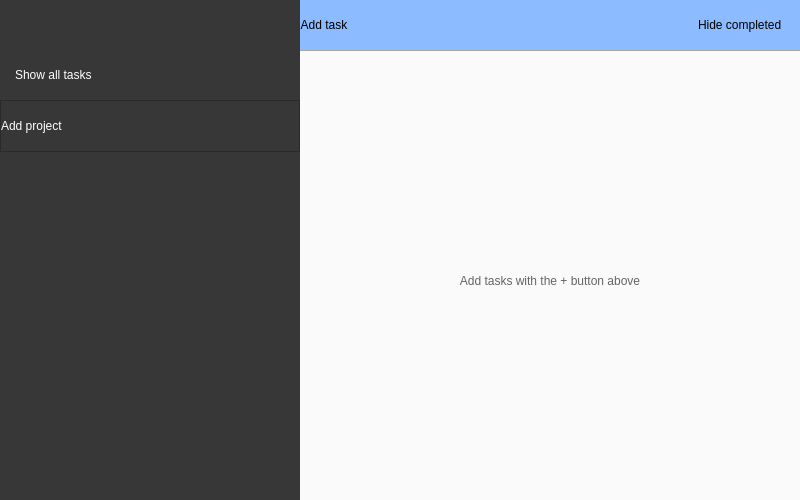
<?xml version="1.0" encoding="UTF-8"?>
<ui version="4.0">
 <class>main_window</class>
 <widget class="QMainWindow" name="main_window">
  <property name="geometry">
   <rect>
    <x>0</x>
    <y>0</y>
    <width>800</width>
    <height>500</height>
   </rect>
  </property>
  <property name="minimumSize">
   <size>
    <width>800</width>
    <height>500</height>
   </size>
  </property>
  <property name="font">
   <font>
    <family>Segoe UI Light</family>
    <pointsize>12</pointsize>
    <weight>50</weight>
    <italic>false</italic>
    <bold>false</bold>
   </font>
  </property>
  <property name="windowTitle">
   <string>MainWindow</string>
  </property>
  <property name="styleSheet">
   <string notr="true">font: 12pt &quot;Segoe UI Light&quot;;</string>
  </property>
  <property name="iconSize">
   <size>
    <width>64</width>
    <height>64</height>
   </size>
  </property>
  <widget class="QWidget" name="centralwidget">
   <layout class="QHBoxLayout" name="vertical_layout">
    <property name="spacing">
     <number>0</number>
    </property>
    <property name="leftMargin">
     <number>0</number>
    </property>
    <property name="topMargin">
     <number>0</number>
    </property>
    <property name="rightMargin">
     <number>0</number>
    </property>
    <property name="bottomMargin">
     <number>0</number>
    </property>
    <item>
     <widget class="QFrame" name="sidebar_frame">
      <property name="maximumSize">
       <size>
        <width>300</width>
        <height>16777215</height>
       </size>
      </property>
      <property name="styleSheet">
       <string notr="true">.QFrame {
	background: rgb(55, 55, 55);
}
.QPushButton {
	color: white;
	background: rgba(0, 0, 0, 0);
	border: none;
}
.QPushButton:hover:!pressed {
	background: rgba(0, 0, 0, 40);
}
</string>
      </property>
      <layout class="QVBoxLayout" name="vertical_layout_3">
       <property name="spacing">
        <number>0</number>
       </property>
       <property name="leftMargin">
        <number>0</number>
       </property>
       <property name="topMargin">
        <number>0</number>
       </property>
       <property name="rightMargin">
        <number>0</number>
       </property>
       <property name="bottomMargin">
        <number>0</number>
       </property>
       <item>
        <widget class="QFrame" name="sidebar_btn_frame">
         <property name="sizePolicy">
          <sizepolicy hsizetype="Preferred" vsizetype="Fixed">
           <horstretch>0</horstretch>
           <verstretch>0</verstretch>
          </sizepolicy>
         </property>
         <property name="frameShape">
          <enum>QFrame::NoFrame</enum>
         </property>
         <property name="frameShadow">
          <enum>QFrame::Raised</enum>
         </property>
         <layout class="QVBoxLayout" name="vertical_layout_4">
          <property name="spacing">
           <number>0</number>
          </property>
          <property name="leftMargin">
           <number>0</number>
          </property>
          <property name="topMargin">
           <number>0</number>
          </property>
          <property name="rightMargin">
           <number>0</number>
          </property>
          <property name="bottomMargin">
           <number>0</number>
          </property>
          <item>
           <widget class="QPushButton" name="toggle_menu_btn">
            <property name="sizePolicy">
             <sizepolicy hsizetype="Preferred" vsizetype="Fixed">
              <horstretch>0</horstretch>
              <verstretch>0</verstretch>
             </sizepolicy>
            </property>
            <property name="minimumSize">
             <size>
              <width>0</width>
              <height>50</height>
             </size>
            </property>
            <property name="styleSheet">
             <string notr="true">text-align: left;</string>
            </property>
            <property name="text">
             <string/>
            </property>
            <property name="iconSize">
             <size>
              <width>50</width>
              <height>50</height>
             </size>
            </property>
           </widget>
          </item>
          <item>
           <widget class="QPushButton" name="all_projects_btn">
            <property name="sizePolicy">
             <sizepolicy hsizetype="Expanding" vsizetype="Fixed">
              <horstretch>0</horstretch>
              <verstretch>0</verstretch>
             </sizepolicy>
            </property>
            <property name="minimumSize">
             <size>
              <width>0</width>
              <height>50</height>
             </size>
            </property>
            <property name="styleSheet">
             <string notr="true">padding-left: 15px;
text-align:left;</string>
            </property>
            <property name="text">
             <string>Show all tasks</string>
            </property>
           </widget>
          </item>
         </layout>
        </widget>
       </item>
       <item>
        <widget class="QScrollArea" name="projects_scroll">
         <property name="sizePolicy">
          <sizepolicy hsizetype="Expanding" vsizetype="Expanding">
           <horstretch>0</horstretch>
           <verstretch>0</verstretch>
          </sizepolicy>
         </property>
         <property name="styleSheet">
          <string notr="true">.QScrollArea {
	border: 0px solid;
}
.QWidget{
	background: rgb(55, 55, 55);
}</string>
         </property>
         <property name="widgetResizable">
          <bool>true</bool>
         </property>
         <widget class="QWidget" name="projects_content">
          <property name="geometry">
           <rect>
            <x>0</x>
            <y>0</y>
            <width>300</width>
            <height>400</height>
           </rect>
          </property>
          <property name="sizePolicy">
           <sizepolicy hsizetype="Preferred" vsizetype="Minimum">
            <horstretch>0</horstretch>
            <verstretch>0</verstretch>
           </sizepolicy>
          </property>
          <layout class="QVBoxLayout" name="vertical_layout_5">
           <property name="spacing">
            <number>0</number>
           </property>
           <property name="leftMargin">
            <number>0</number>
           </property>
           <property name="topMargin">
            <number>0</number>
           </property>
           <property name="rightMargin">
            <number>0</number>
           </property>
           <property name="bottomMargin">
            <number>0</number>
           </property>
           <item alignment="Qt::AlignTop">
            <widget class="QFrame" name="projects_area">
             <property name="maximumSize">
              <size>
               <width>300</width>
               <height>16777215</height>
              </size>
             </property>
             <property name="frameShape">
              <enum>QFrame::StyledPanel</enum>
             </property>
             <property name="frameShadow">
              <enum>QFrame::Raised</enum>
             </property>
             <layout class="QVBoxLayout" name="vertical_layout_11">
              <property name="spacing">
               <number>0</number>
              </property>
              <property name="leftMargin">
               <number>0</number>
              </property>
              <property name="topMargin">
               <number>0</number>
              </property>
              <property name="rightMargin">
               <number>0</number>
              </property>
              <property name="bottomMargin">
               <number>0</number>
              </property>
              <item>
               <widget class="QPushButton" name="create_project_btn">
                <property name="sizePolicy">
                 <sizepolicy hsizetype="Preferred" vsizetype="Fixed">
                  <horstretch>0</horstretch>
                  <verstretch>0</verstretch>
                 </sizepolicy>
                </property>
                <property name="minimumSize">
                 <size>
                  <width>0</width>
                  <height>50</height>
                 </size>
                </property>
                <property name="styleSheet">
                 <string notr="true">text-align: left;</string>
                </property>
                <property name="text">
                 <string>Add project</string>
                </property>
               </widget>
              </item>
             </layout>
            </widget>
           </item>
          </layout>
         </widget>
        </widget>
       </item>
      </layout>
     </widget>
    </item>
    <item>
     <widget class="QFrame" name="content">
      <property name="styleSheet">
       <string notr="true">.QFrame{
	background: rgb(167, 167, 167);
}</string>
      </property>
      <property name="frameShape">
       <enum>QFrame::NoFrame</enum>
      </property>
      <property name="frameShadow">
       <enum>QFrame::Raised</enum>
      </property>
      <layout class="QVBoxLayout" name="vertical_layout_2">
       <property name="spacing">
        <number>1</number>
       </property>
       <property name="leftMargin">
        <number>0</number>
       </property>
       <property name="topMargin">
        <number>0</number>
       </property>
       <property name="rightMargin">
        <number>0</number>
       </property>
       <property name="bottomMargin">
        <number>0</number>
       </property>
       <item>
        <widget class="QFrame" name="top_bar_frame">
         <property name="maximumSize">
          <size>
           <width>16777215</width>
           <height>50</height>
          </size>
         </property>
         <property name="styleSheet">
          <string notr="true">.QFrame {
	background: rgb(140, 187, 255);
	background-image: url(./res/icons/banner.png);
}
</string>
         </property>
         <property name="frameShape">
          <enum>QFrame::NoFrame</enum>
         </property>
         <property name="frameShadow">
          <enum>QFrame::Raised</enum>
         </property>
         <layout class="QHBoxLayout" name="horizontal:layout">
          <property name="spacing">
           <number>0</number>
          </property>
          <property name="leftMargin">
           <number>0</number>
          </property>
          <property name="topMargin">
           <number>0</number>
          </property>
          <property name="rightMargin">
           <number>0</number>
          </property>
          <property name="bottomMargin">
           <number>0</number>
          </property>
          <item alignment="Qt::AlignHCenter">
           <widget class="QPushButton" name="create_task_btn">
            <property name="minimumSize">
             <size>
              <width>50</width>
              <height>50</height>
             </size>
            </property>
            <property name="styleSheet">
             <string notr="true">.QPushButton {
	background: rgba(0, 0, 0, 0);
	border: none;
	padding-right: 17px;
}
.QPushButton:hover:!pressed {
	background: rgba(0, 0, 0, 50);
}
</string>
            </property>
            <property name="text">
             <string>Add task</string>
            </property>
            <property name="iconSize">
             <size>
              <width>50</width>
              <height>50</height>
             </size>
            </property>
           </widget>
          </item>
          <item>
           <spacer name="spacer">
            <property name="orientation">
             <enum>Qt::Horizontal</enum>
            </property>
            <property name="sizeHint" stdset="0">
             <size>
              <width>0</width>
              <height>0</height>
             </size>
            </property>
           </spacer>
          </item>
          <item>
           <widget class="QCheckBox" name="hide_done_tasks_check">
            <property name="sizePolicy">
             <sizepolicy hsizetype="Minimum" vsizetype="Expanding">
              <horstretch>0</horstretch>
              <verstretch>0</verstretch>
             </sizepolicy>
            </property>
            <property name="styleSheet">
             <string notr="true">QCheckBox {
	background: rgba(0, 0, 0, 0);
	padding-left: 17px;
	padding-right: 17px;
}
QCheckBox:hover:!pressed {
	background: rgba(0, 0, 0, 50);
}
</string>
            </property>
            <property name="text">
             <string>Hide completed</string>
            </property>
            <property name="tristate">
             <bool>false</bool>
            </property>
           </widget>
          </item>
         </layout>
        </widget>
       </item>
       <item>
        <widget class="QScrollArea" name="timeline_scroll">
         <property name="styleSheet">
          <string notr="true">.QScrollArea {
	border: 0px solid;
}</string>
         </property>
         <property name="widgetResizable">
          <bool>true</bool>
         </property>
         <widget class="QWidget" name="timeline_contents">
          <property name="geometry">
           <rect>
            <x>0</x>
            <y>0</y>
            <width>500</width>
            <height>449</height>
           </rect>
          </property>
          <property name="styleSheet">
           <string notr="true">background: rgb(250, 250, 250);</string>
          </property>
          <layout class="QVBoxLayout" name="vertical_layout_9">
           <property name="spacing">
            <number>0</number>
           </property>
           <property name="leftMargin">
            <number>0</number>
           </property>
           <property name="topMargin">
            <number>0</number>
           </property>
           <property name="rightMargin">
            <number>0</number>
           </property>
           <property name="bottomMargin">
            <number>0</number>
           </property>
           <item alignment="Qt::AlignTop">
            <widget class="QFrame" name="timeline_area">
             <layout class="QVBoxLayout" name="vertical_layout_10">
              <property name="spacing">
               <number>10</number>
              </property>
              <property name="leftMargin">
               <number>15</number>
              </property>
              <property name="topMargin">
               <number>15</number>
              </property>
              <property name="rightMargin">
               <number>15</number>
              </property>
              <property name="bottomMargin">
               <number>15</number>
              </property>
             </layout>
            </widget>
           </item>
           <item>
            <widget class="QLabel" name="empty_timeline_label">
             <property name="sizePolicy">
              <sizepolicy hsizetype="Preferred" vsizetype="Expanding">
               <horstretch>0</horstretch>
               <verstretch>0</verstretch>
              </sizepolicy>
             </property>
             <property name="styleSheet">
              <string notr="true">color: rgb(100, 100, 100);
padding-bottom: 20px;</string>
             </property>
             <property name="text">
              <string>Add tasks with the + button above</string>
             </property>
             <property name="alignment">
              <set>Qt::AlignCenter</set>
             </property>
             <property name="wordWrap">
              <bool>true</bool>
             </property>
            </widget>
           </item>
          </layout>
         </widget>
        </widget>
       </item>
      </layout>
     </widget>
    </item>
   </layout>
  </widget>
 </widget>
 <resources>
  <include location="icon_resouce.qrc"/>
  <include location="banner_res.qrc"/>
 </resources>
 <connections/>
</ui>
